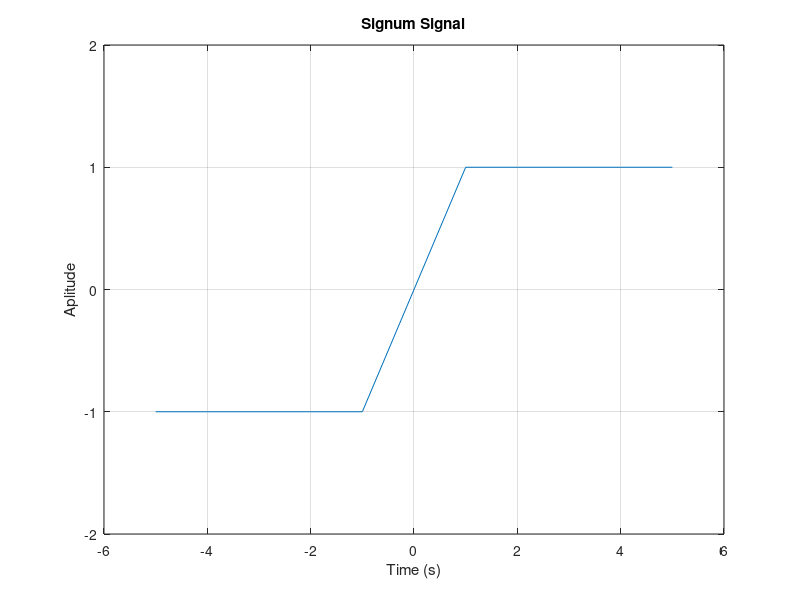

MATLAB code to generate this figure:
% Signum Signal
clc
clear
close all

t = -5 : 5;
x1 = 1;
x2 = 0;
x3 = -1;

x = x1.*(t > 0) + x2.*(t == 0) + x3.*(t < 0);

plot(t, x);
xlabel('Time (s)');
ylabel('Aplitude');
title('Signum Signal');
axis([-6, 6, -2, 2])
grid on;
